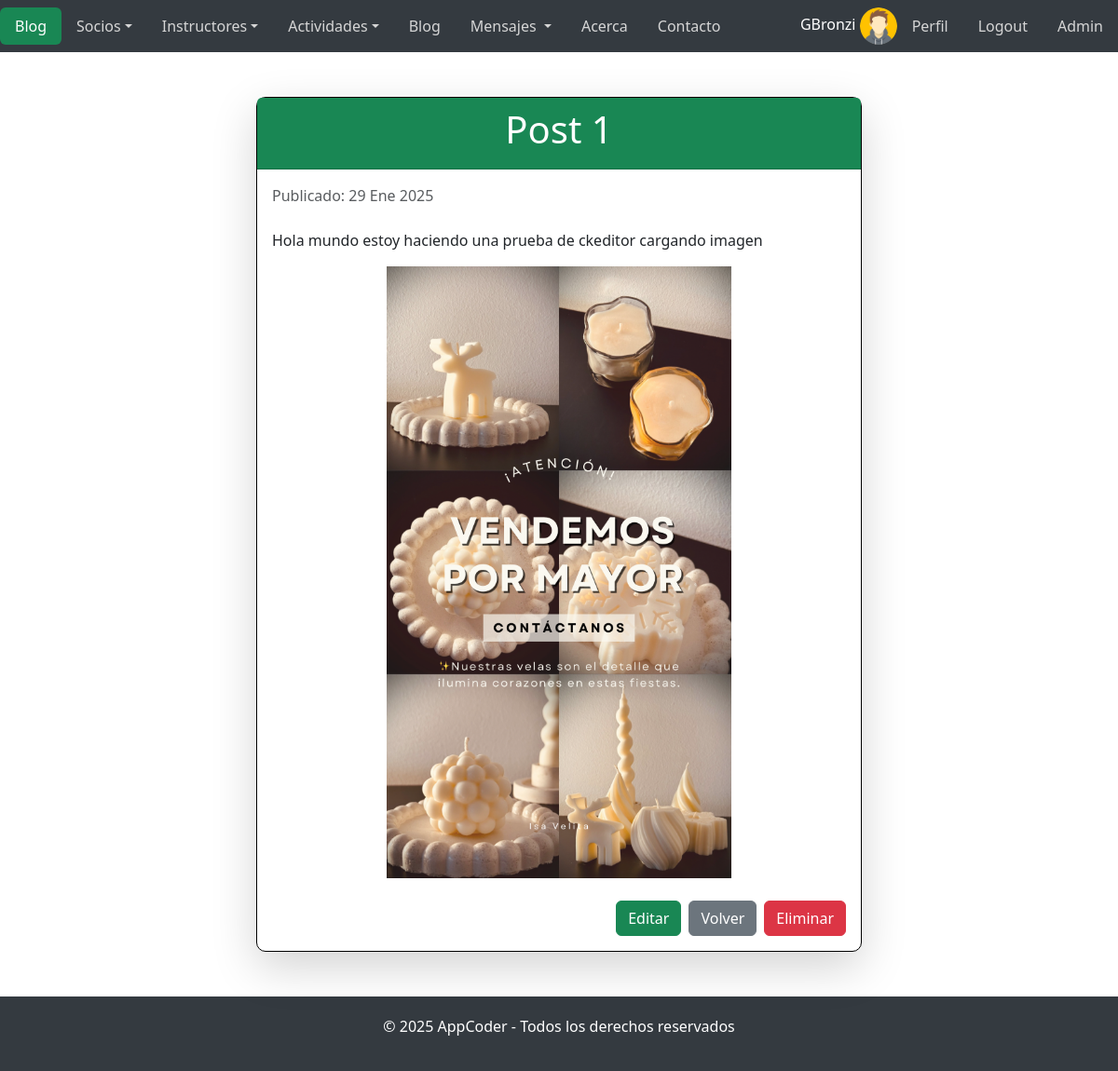
/blog/13/ (signed in), run on the app's committed database.
### AppAccounts/models.py (models this page shows, shortened)
class Profile(models.Model):
    user = models.OneToOneField(User, on_delete=models.CASCADE)
    avatar = models.ImageField(upload_to='avatars/', null=True, blank=True, default='avatars/avataruser.png')
    bio = RichTextField(blank=True, null=True)
    birthday = models.DateField(blank=True, null=True)
    address = models.CharField(max_length=255, blank=True, null=True)
    phone = models.CharField(max_length=20, blank=True, null=True)

### AppBlog/models.py (models this page shows, shortened)
class Post(models.Model):
    title = models.CharField(max_length=200)  # Título del post
    subtitle = models.CharField(max_length=200)  # Subtítulo
    content = RichTextField()  # Campo de texto enriquecido con CKEditor
    image = models.ImageField(upload_to='posts/', null=True, blank=True)  # Imagen opcional, almacenada en 'media/posts/'
    created_at = models.DateTimeField(auto_now_add=True)  # Fecha de creación automática
    updated_at = models.DateTimeField(auto_now=True)  # Fecha de última actualización automática

### AppBlog/views.py (the view)
# urls.py: path('<int:pk>/', PostDetailView.as_view(), name='detail'),  # Detalle de un post
class PostDetailView(DetailView):
    model = Post
    template_name = 'AppBlog/detail.html'

### AppBlog/templates/AppBlog/detail.html
{% extends 'base.html' %}
{% block cuerpo %}
<div class="container my-5">
    <div class="card shadow-lg">
        <div class="card-header bg-success text-white">
            <h1 class="text-center">{{ post.title }}</h1>
        </div>
        <div class="card-body">
            <p class="text-muted">Publicado: {{ post.created_at|date:"d M Y" }}</p>
            <form method="post">
                <div class="mt-4">
                    <p>{{ post.content }}</p>
                    <div class="text-center">
                        {% if post.image %}
                        <img src="{{ post.image.url }}" alt="Imagen de {{ post.title }}" class="img-fluid mb-4" style="max-width: 60%; height: auto;">
                        {% endif %}
                    </div>
                </div>
                <div class="d-flex justify-content-end">
                    <a href="{% url 'AppBlog:update' post.pk %}" class="btn btn-success me-2">Editar</a>
                    <a href="{% url 'AppBlog:list' %}" class="btn btn-secondary me-2">Volver</a>
                    <a href="{% url 'AppBlog:delete' post.pk %}" class="btn btn-danger">Eliminar</a>
                </div>
            </form>
        </div>
    </div>
</div>
{% endblock %}

### templates/base.html (shortened to what this page needs)
<!DOCTYPE html>
<html lang="es">
<head>
    <link href="https://cdn.jsdelivr.net/npm/bootstrap@5.3.0-alpha3/dist/css/bootstrap.min.css" rel="stylesheet">
    {% load static %}
    <link rel="stylesheet" href="{% static 'css/styles.css' %}">
</head>
<body>
    <nav class="navbar navbar-expand-lg navbar-dark" style="background-color: #343a40;">
        <div id="navbarNav">
            <ul class="nav nav-pills">
                <li class="nav-item">
                    <a class="nav-link active bg-success {% if request.resolver_match.url_name == 'index' %}{% endif %}" aria-current="page" href="{% url 'index' %}">
                        {% if request.resolver_match.url_name in 'index,acerca,contacto' %}
                        AppCoder
                        {% elif request.resolver_match.url_name in 'lista_socios,cargar_socio' %}
                        Socios
                        {% elif request.resolver_match.url_name in 'lista_instructores,cargar_instructor' %}
                        Instructores
                        {% elif request.resolver_match.url_name in 'cargar_actividad,lista_actividades' %}
                        Actividad
                        {% elif request.resolver_match.url_name in 'list,create,detail,update,delete' %}
                        Blog
                        {% elif request.resolver_match.url_name in 'inbox,message_detail,send_message' %}
                        Mensajes
                        {% elif request.resolver_match.url_name in 'login,edit_profile,change_password,profile,signup,register' %}
                        Usuario
                        {% else %}
                        App{{ request.resolver_match.url_name|capfirst }}
                        {% endif %}
                    </a>
                </li>
                <li class="nav-item dropdown">
                    <a class="nav-link dropdown-toggle" data-bs-toggle="dropdown" href="#" role="button" aria-expanded="false" style="color: #d6d6d6;">Socios</a>
                </li>
                <li class="nav-item dropdown">
                    <a class="nav-link dropdown-toggle" data-bs-toggle="dropdown" href="#" role="button" aria-expanded="false" style="color: #d6d6d6;">Instructores</a>
                </li>
                <li class="nav-item dropdown">
                    <a class="nav-link dropdown-toggle" data-bs-toggle="dropdown" href="#" role="button" aria-expanded="false" style="color: #d6d6d6;">Actividades</a>
                </li>
                <li class="nav-item">
                    <a class="nav-link" href="{% url 'AppBlog:list' %}" style="color: #d6d6d6;">Blog</a>
                </li>
                <li class="nav-item dropdown">
                    <a class="nav-link dropdown-toggle" data-bs-toggle="dropdown" href="#" role="button" aria-expanded="false" style="color: #d6d6d6;">
                    Mensajes {% if unread_count > 0 %}<span class="badge">{{ unread_count }}</span>{% endif %}
                    </a>
                </li>
                <li class="nav-item">
                    <a class="nav-link" href="{% url 'acerca' %}" style="color: #d6d6d6;">Acerca</a>
                </li>
                <li class="nav-item">
                    <a class="nav-link" href="{% url 'contacto' %}" style="color: #d6d6d6;">Contacto</a>
                </li>
            </ul>
        </div>
        <div class="ms-auto">
            <ul class="nav nav-pills">
                <li class="nav-item">
                    {% if user.is_authenticated %}
                    <span class="text-white">{{ user.username }}</span>
                    <img class="img-login" src="{{ user.profile.avatar.url|default:'/media/avatars/avataruser.png' }}" alt="Avatar">
                    <li><a class="nav-link" href="{% url 'AppAccounts:profile' %}" style="color: #d6d6d6;">Perfil</a></li>
                    <li><a class="nav-link" href="{% url 'AppAccounts:logout' %}" style="color: #d6d6d6;">Logout</a></li>
                    {% if user.is_staff %}
                    <li><a class="nav-link" href='/superadmin/' style="color: #d6d6d6;">Admin</a></li>
                    {% endif %}
                {% else %}
                    <li><a class="nav-link" href="{% url 'AppAccounts:login' %}" style="color: #d6d6d6;">Login</a></li>
                    <li><a class="nav-link" href="{% url 'AppAccounts:register' %}" style="color: #d6d6d6;">Signup</a></li>
                {% endif %}
                </li>
            </ul>
        </div>
    </nav>
    {% block cuerpo %}{% endblock %}
    <footer class="footer">
        <p>&copy; 2025 AppCoder - Todos los derechos reservados</p>
    </footer>
</body>
</html>

### data on the page
Post: title "Post 1", created_at "29 Ene 2025", content "Hola mundo estoy haciendo una prueba de ckeditor cargando imagen", image (picture)

### other printed values
{{ user.username }} "GBronzi"
